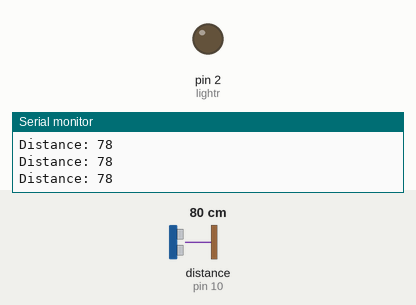
Simulated run of this sketch. Board: Arduino Uno, built with avr-gcc and run on an emulated ATmega328P. Parts: output pins drawn as LEDs (lit = HIGH), the last lines printed to the serial monitor. Wiring (inferred from the names in the program): ultrasonic range finder: trigger pin 9; echo pin 10. The test bench sets the inputs (shaded band); at power-on: distance to the obstacle (sensor on pin 10) 80 cm. The echo pulse lasts 58.3 µs per cm; pins used as bus, display or sensor lines are not drawn.

Above: at 1.2 s.
1.3 s: distance to the obstacle (sensor on pin 10) set to 17 cm
2.8 s: distance to the obstacle (sensor on pin 10) set to 13 cm
At 4.0 s:
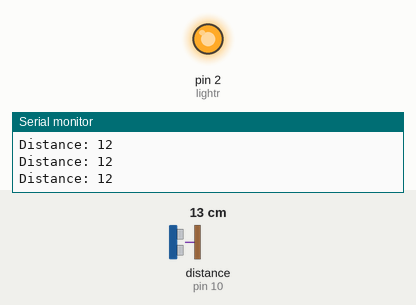
4.3 s: distance to the obstacle (sensor on pin 10) set to 18 cm
At 5.1 s:
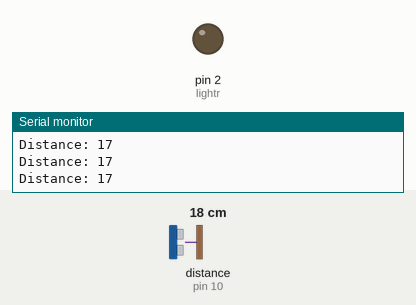
7.3 s: distance to the obstacle (sensor on pin 10) set to 12 cm
At 8.6 s:
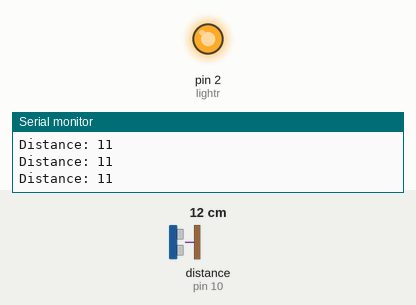
Timing chart, 0 to 9.8 s (numbered marks = the images above; inputs shaded):
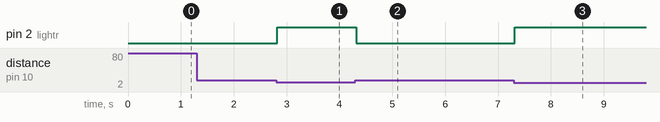

Measured:
- the behaviour switches between 16 and 15 cm on distance to the obstacle (sensor on pin 10) (found by bisection; images 0 and 1)
- after the input at 2.8 s, pin 2 (lightr): LOW → HIGH at once
- after the input at 4.3 s, pin 2 (lightr): HIGH → LOW at once
- after the input at 7.3 s, pin 2 (lightr): LOW → HIGH at once

The sketch:

ultrasonic_sensor.ino
```cpp
// defines pins numbers
const int trigPin = 9;
const int echoPin = 10;
const int lightr = 2;

// defines variables
long duration;
int distance;
void setup() {

  pinMode(trigPin, OUTPUT); // Sets the trigPin as an Output
  pinMode(echoPin, INPUT); // Sets the echoPin as an Input
  pinMode(lightr, OUTPUT); // Sets the trigPin as an Output
  Serial.begin(9600); // Starts the serial communication
}
void loop() {
  // Clears the trigPin
  digitalWrite(trigPin, LOW);
  delayMicroseconds(2);
  // Sets the trigPin on HIGH state for 10 micro seconds
  digitalWrite(trigPin, HIGH);
  delayMicroseconds(10);
  digitalWrite(trigPin, LOW);
  // Reads the echoPin, returns the sound wave travel time in microseconds
  duration = pulseIn(echoPin, HIGH);
  // Calculating the distance
  distance = duration * 0.034 / 2;
  // Prints the distance on the Serial Monitor
  Serial.print("Distance: ");
  Serial.println(distance);
  if (distance < 15){
    digitalWrite(lightr, HIGH);
    }
    else{
      digitalWrite(lightr, LOW);
      }

}

long microsecondsToInches(long microseconds) {
   return microseconds / 74 / 2;
}

long microsecondsToCentimeters(long microseconds) {
   return microseconds / 29 / 2;
}
```
